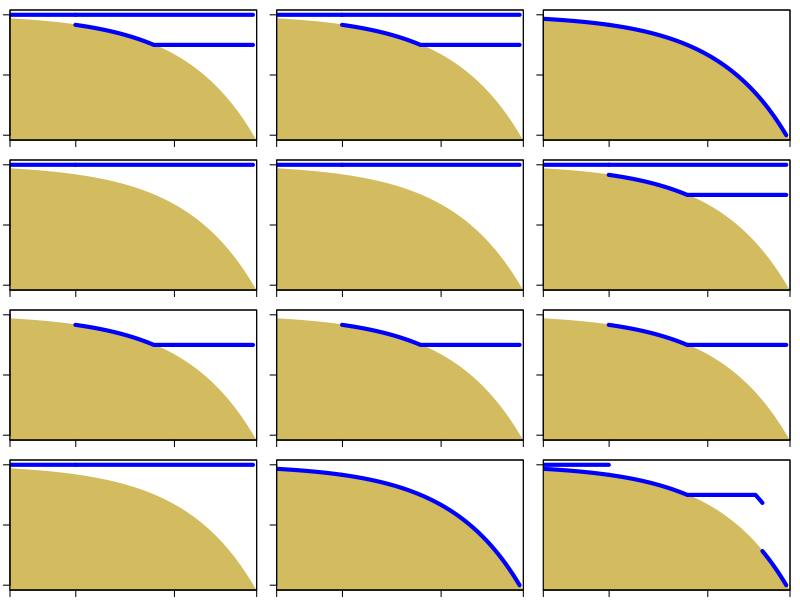
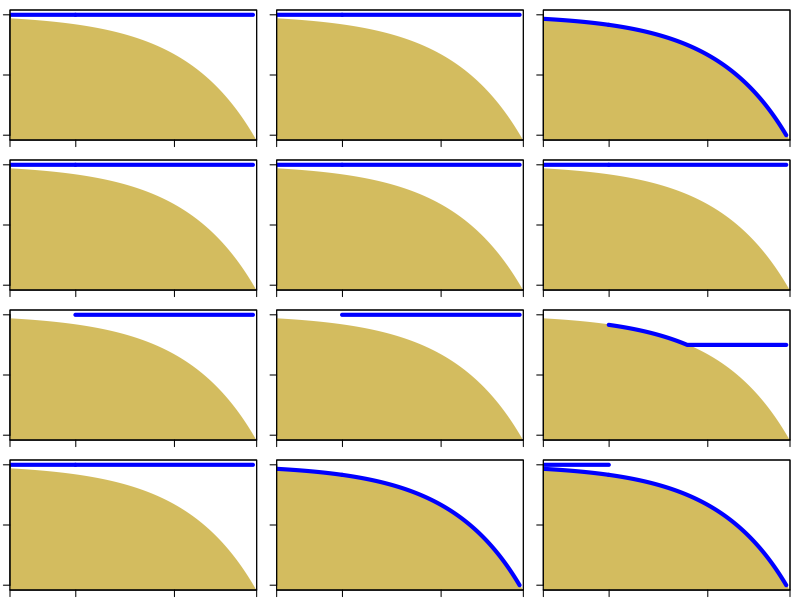

Here is the R script that generated these plots, in order:
   # plot describing fish position in water column
    
    ## regions shallower than euphotic zone
      bottom_sh <- c(100:250)
      surf_sh <- rep(0,length(bottom_sh))
      bot_sh  <- bottom_sh
    
      # get negative
      surf_sh <- -(surf_sh)
      bot_sh <- -(bot_sh)
    
    ## regions deeper than 250 with mesopelagic / mid-water predators
      bottom_dp <- c(250:3000)
      surf_dp <- rep(0,length(bottom_dp))
      bot_dp  <- bottom_dp
      meso_dp <- rep(750,length(bottom_dp))
      meso_dp <- ifelse(meso_dp > bottom_dp, bottom_dp, meso_dp)
      dem_dp1 <- ifelse(bottom_dp-meso_dp < 1200,meso_dp,NA)
      dem_dp1 <- ifelse(bottom_dp-meso_dp >= 1200 & bottom_dp-meso_dp < 1400, bottom_dp-1200, dem_dp1)
      dem_dp2 <- ifelse(is.na(dem_dp1),bottom_dp,NA) 
      
      # get negative
      surf_dp <- -(surf_dp)
      bot_dp <- -(bot_dp)
      meso_dp <- -(meso_dp)
      dem_dp1 <- -(dem_dp1)
      dem_dp2 <- -(dem_dp2)
    
    ## set common parameters
      colb <- "blue"
      size <- 4
    
      x <- c(50:3100,50)
      x <-log10(x)
      y <- c(-50:-3100,-3100)
      
      bottom_sh <- log10(bottom_sh)
      bottom_dp <- log10(bottom_dp)
      
    # save 5 x  5.5 inch
    ## plot during the day
    
  setwd("C:/Users/pdvd/Online for git/Fish_foodwebs/Fish depth distribution - plot/")
      
  # plot
  pdf("Day distribution.pdf",width=5,height=5.5)   
      
    par(mfrow=c(4,3), mai = c(0.1, 0.1, 0.1, 0.1))
    
    plot(0, col="white", ylim=c(-3000,0),xlim=c(2,3.5),xaxt="n", 
         yaxt="n",xlab = "",ylab = "",xaxs="i")
    polygon(x, y,border = "#d3bc5f",col="#d3bc5f")
    lines(surf_sh~bottom_sh,col=colb, lwd=size)
    lines(surf_dp~bottom_dp,lwd=size,col="blue")
    lines(meso_dp~bottom_dp,lwd=size,col="blue")
    box()
    axis(1,las=1, c(2,2.4,3,3.5),c("","","",""))
    axis(2,las=1, c(-3000,-1500,0),c("","",""))
    
    plot(0, col="white",  ylim=c(-3000,0),xlim=c(2,3.5),xaxt="n", 
         yaxt="n",xlab = "",ylab = "",xaxs="i")
    polygon(x, y,border = "#d3bc5f",col="#d3bc5f")
    lines(surf_sh~bottom_sh,col=colb, lwd=size)
    lines(surf_dp~bottom_dp,lwd=size,col="blue")
    lines(meso_dp~bottom_dp,lwd=size,col="blue")
    box()
    axis(1,las=1, c(2,2.4,3,3.5),c("","","",""))
    axis(2,las=1, c(-3000,-1500,0),c("","",""))
    
    plot(0, col="white",  ylim=c(-3000,0),xlim=c(2,3.5),xaxt="n", 
         yaxt="n",xlab = "",ylab = "",xaxs="i")
    polygon(x, y,border = "#d3bc5f",col="#d3bc5f")
    lines(bot_sh~bottom_sh,col=colb, lwd=size)
    lines(bot_dp~bottom_dp,lwd=size,col="blue")
    box()
    axis(1,las=1, c(2,2.4,3,3.5),c("","","",""))
    axis(2,las=1, c(-3000,-1500,0),c("","",""))
    
    # epipelagic /large pelagic
    plot(0, col="white",  ylim=c(-3000,0),xlim=c(2,3.5),xaxt="n", 
         yaxt="n",xlab = "",ylab = "",xaxs="i")
    polygon(x, y,border = "#d3bc5f",col="#d3bc5f")
    lines(surf_sh~bottom_sh,col=colb, lwd=size)
    lines(surf_dp~bottom_dp,lwd=size,col="blue")
    box()
    axis(1,las=1, c(2,2.4,3,3.5),c("","","",""))
    axis(2,las=1, c(-3000,-1500,0),c("","",""))
    
    plot(0, col="white",  ylim=c(-3000,0),xlim=c(2,3.5),xaxt="n", 
         yaxt="n",xlab = "",ylab = "",xaxs="i")
    polygon(x, y,border = "#d3bc5f",col="#d3bc5f")
    lines(surf_sh~bottom_sh,col=colb, lwd=size)
    lines(surf_dp~bottom_dp,lwd=size,col="blue")
    box()
    axis(1,las=1, c(2,2.4,3,3.5),c("","","",""))
    axis(2,las=1, c(-3000,-1500,0),c("","",""))
    
    plot(0, col="white",  ylim=c(-3000,0),xlim=c(2,3.5),xaxt="n", 
         yaxt="n",xlab = "",ylab = "",xaxs="i")
    polygon(x, y,border = "#d3bc5f",col="#d3bc5f")
    lines(surf_sh~bottom_sh,col=colb, lwd=size)
    lines(surf_dp~bottom_dp,lwd=size,col="blue")
    lines(meso_dp~bottom_dp,lwd=size,col="blue")
    box()
    axis(1,las=1, c(2,2.4,3,3.5),c("","","",""))
    axis(2,las=1, c(-3000,-1500,0),c("","",""))
    
    # mesopelagic/midwater
    plot(0, col="white",  ylim=c(-3000,0),xlim=c(2,3.5),xaxt="n", 
         yaxt="n",xlab = "",ylab = "",xaxs="i")
    polygon(x, y,border = "#d3bc5f",col="#d3bc5f")
    lines(meso_dp~bottom_dp,col=colb, lwd=size)
    box()
    axis(1,las=1, c(2,2.4,3,3.5),c("","","",""))
    axis(2,las=1, c(-3000,-1500,0),c("","",""))
    
    plot(0, col="white",  ylim=c(-3000,0),xlim=c(2,3.5),xaxt="n", 
         yaxt="n",xlab = "",ylab = "",xaxs="i")
    polygon(x, y,border = "#d3bc5f",col="#d3bc5f")
    lines(meso_dp~bottom_dp,col=colb, lwd=size)
    box()
    axis(1,las=1, c(2,2.4,3,3.5),c("","","",""))
    axis(2,las=1, c(-3000,-1500,0),c("","",""))
    
    plot(0, col="white",  ylim=c(-3000,0),xlim=c(2,3.5),xaxt="n", 
         yaxt="n",xlab = "",ylab = "",xaxs="i")
    polygon(x, y,border = "#d3bc5f",col="#d3bc5f")
    lines(meso_dp~bottom_dp,col=colb, lwd=size)
    box()
    axis(1,las=1, c(2,2.4,3,3.5),c("","","",""))
    axis(2,las=1, c(-3000,-1500,0),c("","",""))
    
    # demersal
    plot(0,  col="white", ylim=c(-3000,0),xlim=c(2,3.5),xaxt="n", 
         yaxt="n",xlab = "",ylab = "",xaxs="i")
    polygon(x, y,border = "#d3bc5f",col="#d3bc5f")
    lines(surf_sh~bottom_sh,col=colb, lwd=size)
    lines(surf_dp~bottom_dp,lwd=size,col="blue")
    box()
    axis(1,las=1, c(2,2.4,3,3.5),c("","","",""))
    axis(2,las=1, c(-3000,-1500,0),c("","",""))
    
    plot(0,  col="white", ylim=c(-3000,0),xlim=c(2,3.5),xaxt="n", 
         yaxt="n",xlab = "",ylab = "",xaxs="i")
    polygon(x, y,border = "#d3bc5f",col="#d3bc5f")
    lines(bot_sh~bottom_sh,col=colb, lwd=size)
    lines(bot_dp~bottom_dp,lwd=size,col="blue")
    box()
    axis(1,las=1, c(2,2.4,3,3.5),c("","","",""))
    axis(2,las=1, c(-3000,-1500,0),c("","",""))
    
    plot(0,  col="white", ylim=c(-3000,0),xlim=c(2,3.5),xaxt="n", 
         yaxt="n",xlab = "",ylab = "",xaxs="i")
    polygon(x, y,border = "#d3bc5f",col="#d3bc5f")
    lines(surf_sh~bottom_sh,lwd=size,col="blue")
    lines(bot_sh~bottom_sh,lwd=size,col="blue")
    lines(dem_dp1~bottom_dp,lwd=size,col="blue")
    lines(dem_dp2~bottom_dp,lwd=size,col="blue")
    box()
    axis(1,las=1, c(2,2.4,3,3.5),c("","","",""))
    axis(2,las=1, c(0),c(""))
    
    dev.off()
    
    
# now during the night

    pdf("Night distribution.pdf",width=5,height=5.5)   
    
    par(mfrow=c(4,3), mai = c(0.1, 0.1, 0.1, 0.1))
    
    # zoop s
    plot(0,  col="white", ylim=c(-3000,0),xlim=c(2,3.5),xaxt="n", 
         yaxt="n",xlab = "",ylab = "",xaxs="i")
    polygon(x, y,border = "#d3bc5f",col="#d3bc5f")
    lines(surf_sh~bottom_sh,lwd=size,col="blue")
    lines(surf_dp~bottom_dp,lwd=size,col="blue")
    box()
    axis(1,las=1, c(2,2.4,3,3.5),c("","","",""))
    axis(2,las=1, c(-3000,-1500,0),c("","",""))
    
    # zoop L
    plot(0, col="white",  ylim=c(-3000,0),xlim=c(2,3.5),xaxt="n", 
         yaxt="n",xlab = "",ylab = "",xaxs="i")
    polygon(x, y,border = "#d3bc5f",col="#d3bc5f")
    lines(surf_sh~bottom_sh,lwd=size,col="blue")
    lines(surf_dp~bottom_dp,lwd=size,col="blue")
    box()
    axis(1,las=1, c(2,2.4,3,3.5),c("","","",""))
    axis(2,las=1, c(-3000,-1500,0),c("","",""))
    
    #benth 
    plot(0, col="white",  ylim=c(-3000,0),xlim=c(2,3.5),xaxt="n", 
         yaxt="n",xlab = "",ylab = "",xaxs="i")
    polygon(x, y,border = "#d3bc5f",col="#d3bc5f")
    lines(bot_sh~bottom_sh,lwd=size,col="blue")
    lines(bot_dp~bottom_dp,lwd=size,col="blue")
    box()
    axis(1,las=1, c(2,2.4,3,3.5),c("","","",""))
    axis(2,las=1, c(-3000,-1500,0),c("","",""))
    
    # pelagics
    plot(0,  col="white", ylim=c(-3000,0),xlim=c(2,3.5),xaxt="n", 
         yaxt="n",xlab = "",ylab = "",xaxs="i")
    polygon(x, y,border = "#d3bc5f",col="#d3bc5f")
    lines(surf_sh~bottom_sh,lwd=size,col="blue")
    lines(surf_dp~bottom_dp,lwd=size,col="blue")
    box()
    axis(1,las=1, c(2,2.4,3,3.5),c("","","",""))
    axis(2,las=1, c(-3000,-1500,0),c("","",""))
    
    plot(0, col="white",  ylim=c(-3000,0),xlim=c(2,3.5),xaxt="n", 
         yaxt="n",xlab = "",ylab = "",xaxs="i")
    polygon(x, y,border = "#d3bc5f",col="#d3bc5f")
    lines(surf_sh~bottom_sh,lwd=size,col="blue")
    lines(surf_dp~bottom_dp,lwd=size,col="blue")
    box()
    axis(1,las=1, c(2,2.4,3,3.5),c("","","",""))
    axis(2,las=1, c(-3000,-1500,0),c("","",""))
    
    plot(0, col="white",  ylim=c(-3000,0),xlim=c(2,3.5),xaxt="n", 
         yaxt="n",xlab = "",ylab = "",xaxs="i")
    polygon(x, y,border = "#d3bc5f",col="#d3bc5f")
    lines(surf_sh~bottom_sh,lwd=size,col="blue")
    lines(surf_dp~bottom_dp,lwd=size,col="blue")
    box()
    axis(1,las=1, c(2,2.4,3,3.5),c("","","",""))
    axis(2,las=1, c(-3000,-1500,0),c("","",""))
    
    # mesopelagics/mid-water
    plot(0, col="white",  ylim=c(-3000,0),xlim=c(2,3.5),xaxt="n", 
         yaxt="n",xlab = "",ylab = "",xaxs="i")
    polygon(x, y,border = "#d3bc5f",col="#d3bc5f")
    lines(surf_dp~bottom_dp,lwd=size,col="blue")
    box()
    axis(1,las=1, c(2,2.4,3,3.5),c("","","",""))
    axis(2,las=1, c(-3000,-1500,0),c("","",""))
    
    plot(0, col="white",  ylim=c(-3000,0),xlim=c(2,3.5),xaxt="n", 
         yaxt="n",xlab = "",ylab = "",xaxs="i")
    polygon(x, y,border = "#d3bc5f",col="#d3bc5f")
    lines(surf_dp~bottom_dp,lwd=size,col="blue")
    box()
    axis(1,las=1, c(2,2.4,3,3.5),c("","","",""))
    axis(2,las=1, c(-3000,-1500,0),c("","",""))
    
    plot(0, col="white",  ylim=c(-3000,0),xlim=c(2,3.5),xaxt="n", 
         yaxt="n",xlab = "",ylab = "",xaxs="i")
    polygon(x, y,border = "#d3bc5f",col="#d3bc5f")
    lines(meso_dp~bottom_dp,lwd=size,col="blue")
    box()
    axis(1,las=1, c(2,2.4,3,3.5),c("","","",""))
    axis(2,las=1, c(-3000,-1500,0),c("","",""))
    
    plot(0, col="white",  ylim=c(-3000,0),xlim=c(2,3.5),xaxt="n", 
         yaxt="n",xlab = "",ylab = "",xaxs="i")
    polygon(x, y,border = "#d3bc5f",col="#d3bc5f")
    lines(surf_sh~bottom_sh,lwd=size,col="blue")
    lines(surf_dp~bottom_dp,lwd=size,col="blue")
    box()
    axis(1,las=1, c(2,2.4,3,3.5),c("","","",""))
    axis(2,las=1, c(-3000,-1500,0),c("","",""))
    
    plot(0,  col="white", ylim=c(-3000,0),xlim=c(2,3.5),xaxt="n", 
         yaxt="n",xlab = "",ylab = "",xaxs="i")
    polygon(x, y,border = "#d3bc5f",col="#d3bc5f")
    lines(bot_sh~bottom_sh,lwd=size,col="blue")
    lines(bot_dp~bottom_dp,lwd=size,col="blue")
    box()
    axis(1,las=1, c(2,2.4,3,3.5),c("","","",""))
    axis(2,las=1, c(-3000,-1500,0),c("","",""))
    
    plot(0, col="white",  ylim=c(-3000,0),xlim=c(2,3.5),xaxt="n", 
         yaxt="n",xlab = "",ylab = "",xaxs="i")
    polygon(x, y,border = "#d3bc5f",col="#d3bc5f")
    lines(bot_sh~bottom_sh,lwd=size,col="blue")
    lines(surf_sh~bottom_sh,lwd=size,col="blue")
    lines(bot_dp~bottom_dp,lwd=size,col="blue")
    box()
    axis(1,las=1, c(2,2.4,3,3.5),c("","","",""))
    axis(2,las=1, c(-3000,-1500,0),c("","",""))
    
    dev.off()
